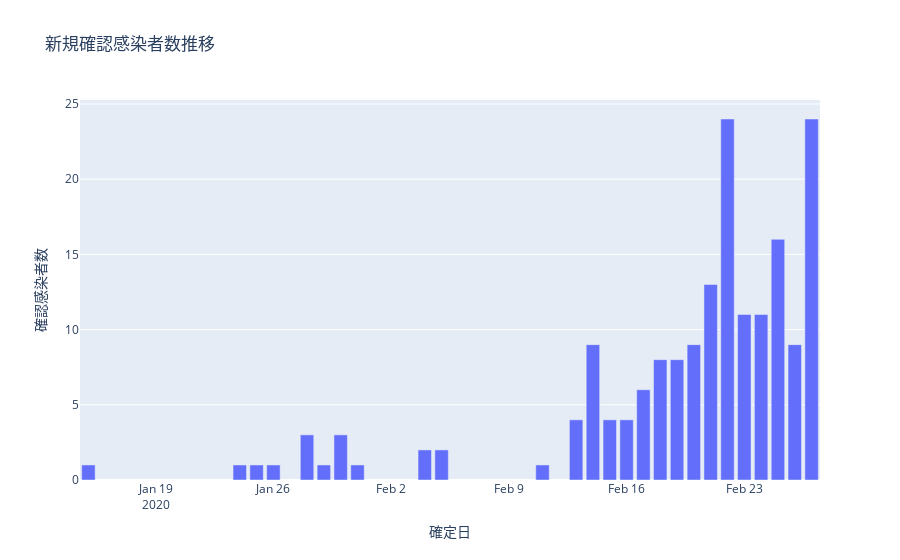

Notebook source saved alongside this figure:
### Code cell
fig

### Figure 1 — Plotly figure (JSON) as saved in the notebook; plotly's stock layout.template omitted (floating-point values rounded to 4 significant figures)
{"data": [{"alignmentgroup": "True", "hoverlabel": {"namelength": 0}, "hovertemplate": "確定日=%{x}<br>確認感染者数=%{y}", "legendgroup": "", "marker": {"color": "#636efa"}, "name": "", "offsetgroup": "", "orientation": "v", "showlegend": false, "textposition": "auto", "type": "bar", "x": ["2020-01-15T00:00:00", "2020-01-24T00:00:00", "2020-01-25T00:00:00", "2020-01-26T00:00:00", "2020-01-28T00:00:00", "2020-01-29T00:00:00", "2020-01-30T00:00:00", "2020-01-31T00:00:00", "2020-02-04T00:00:00", "2020-02-05T00:00:00", "2020-02-11T00:00:00", "2020-02-13T00:00:00", "2020-02-14T00:00:00", "2020-02-15T00:00:00", "2020-02-16T00:00:00", "2020-02-17T00:00:00", "2020-02-18T00:00:00", "2020-02-19T00:00:00", "2020-02-20T00:00:00", "2020-02-21T00:00:00", "2020-02-22T00:00:00", "2020-02-23T00:00:00", "2020-02-24T00:00:00", "2020-02-25T00:00:00", "2020-02-26T00:00:00", "2020-02-27T00:00:00"], "xaxis": "x", "y": [1, 1, 1, 1, 3, 1, 3, 1, 2, 2, 1, 4, 9, 4, 4, 6, 8, 8, 9, 13, 24, 11, 11, 16, 9, 24], "yaxis": "y"}], "layout": {"autosize": true, "barmode": "relative", "legend": {"tracegroupgap": 0}, "title": {"text": "新規確認感染者数推移"}, "xaxis": {"anchor": "y", "autorange": true, "domain": [0, 1], "range": ["2020-01-14 12:00", "2020-02-27 12:00"], "title": {"text": "確定日"}, "type": "date"}, "yaxis": {"anchor": "x", "autorange": true, "domain": [0, 1], "range": [0, 25.26], "title": {"text": "確認感染者数"}, "type": "linear"}}}
